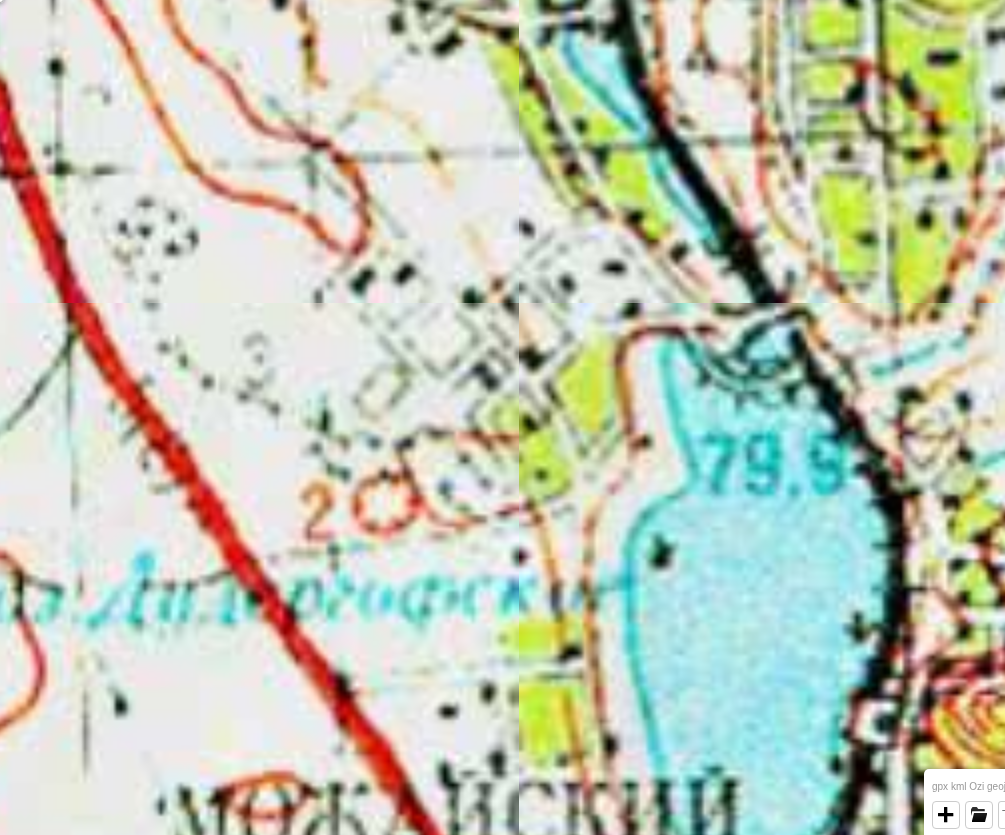
#> input picture scripts/data/topo95_59.7100_30.1000.png, 1005 x 835 px
$ python -i archi_classify_5.47.py   (imports and definitions only)
#> lines starting #> are read from the running program, lines starting #| are printed output that depends on the picture
#> further down, picture is the input picture: PIL image 1005x835 RGB; mean R, G, B 193.5, 199.7, 182.2
#!/usr/bin/env python3
"""5.47: классификатор «настоящий геоплан vs поэтажный план vs карта».

Признаки ПОЭТАЖНОГО плана (площади квартир — главный источник ЛОЖНЫХ
отметок): цветные заливки (сатурация), слова «Студия/комнат/Спальня/
Гостиная/Прихожая/Кухня/Экспликация/помещени/ЭТАЖ/Лестнич», повторы
одинаковых значений.
Признаки СТАРОЙ КАРТЫ: сепия, плотная городская сетка, «ул/пер/просп».
Признаки ГЕОПЛАНА: ч/б, мало повторов значений, слова «геоподоснова/
вертикальная планировка/рельеф/отметк/уклон/горизонталь/план земляных».

Выход: results/archi_scan_classified_5.47.json
"""
import json
import os
import re
import subprocess

from PIL import Image

REPO = "/home/z/my-project/spb45"
IMGDIR = "/home/z/my-project/wr/archi3/full"
CKPT = os.path.join(REPO, "results/archi_scan_5.47.ckpt.json")
OUT = os.path.join(REPO, "results/archi_scan_classified_5.47.json")

FLOOR_KW = re.compile(
    r"студи|комнат|спальн|гостин[ао]|прихож|кухн|экспликаци|помещени|этаж|"
    r"лестнич|корпус|мол|санузл|жил[аоы]|типолог", re.I)
GEO_KW = re.compile(
    r"геоподоснов|вертикальн|рельеф|отметк|уклон|горизонтал|план земляных|"
    r"генплан|красн[аы][яе] лин|бурени|сваи|геолог", re.I)
MAP_KW = re.compile(r"\bул\.|\bпер\.|просп\.|наб\.", re.I)


def colorfulness(im):
    small = im.convert("RGB").resize((400, 400))
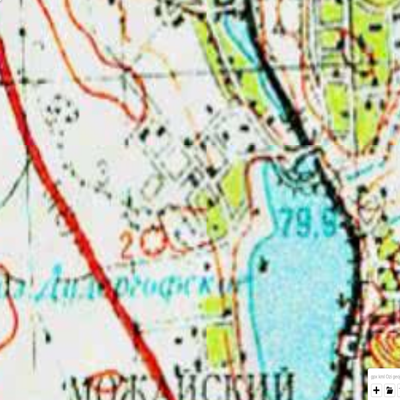
#> small: PIL image 400x400 RGB; mean R, G, B 193.5, 199.7, 182.2
    hsv = small.convert("HSV")
#> hsv: PIL image 400x400 HSV; mean H, S, V 79.5, 54.1, 210.4
    data = list(hsv.getdata())
#> data = 160000 items
    n = len(data)
#> n = 160000
    sat_sum = 0
    sat_cnt = 0
    for h, s, v in data:
        if v > 60 and v < 250:  # не белое и не чёрное
            sat_sum += s
            if s > 60:
                sat_cnt += 1
#> this loop made 160000 passes
#> (h, s, v, sat_sum) on passes 1 to 12: (0, 0, 226, 0), (201, 5, 203, 5), (212, 4, 221, 9), (14, 3, 233, 12), (42, 4, 233, 16), (49, 6, 234, 22), (49, 6, 234, 28), (49, 6, 234, 34), (49, 6, 234, 40), (49, 6, 234, 46), (49, 6, 234, 52), (49, 6, 234, 58)
#> sat_sum on passes 61, 62, 65, 66, 67, 68: 1341, 1377, 1486, 1627, 1787, 1939
#> after the loop, sat_cnt = 53574; sat_sum = 7943008
    return {"sat_mean": round(sat_sum / n, 1),
            "sat_frac": round(sat_cnt / n, 3)}


# [57 lines left out: functions ocr_text, main, not called in this run]


# [2 lines not run here, left out]

>>> from PIL import Image
>>> picture = Image.open('data/topo95_59.7100_30.1000.png')
>>> result = colorfulness(picture)
#> result = {'sat_mean': 49.6, 'sat_frac': 0.335}

$ run again, on scripts/data/topo95_59.7200_30.2000.png
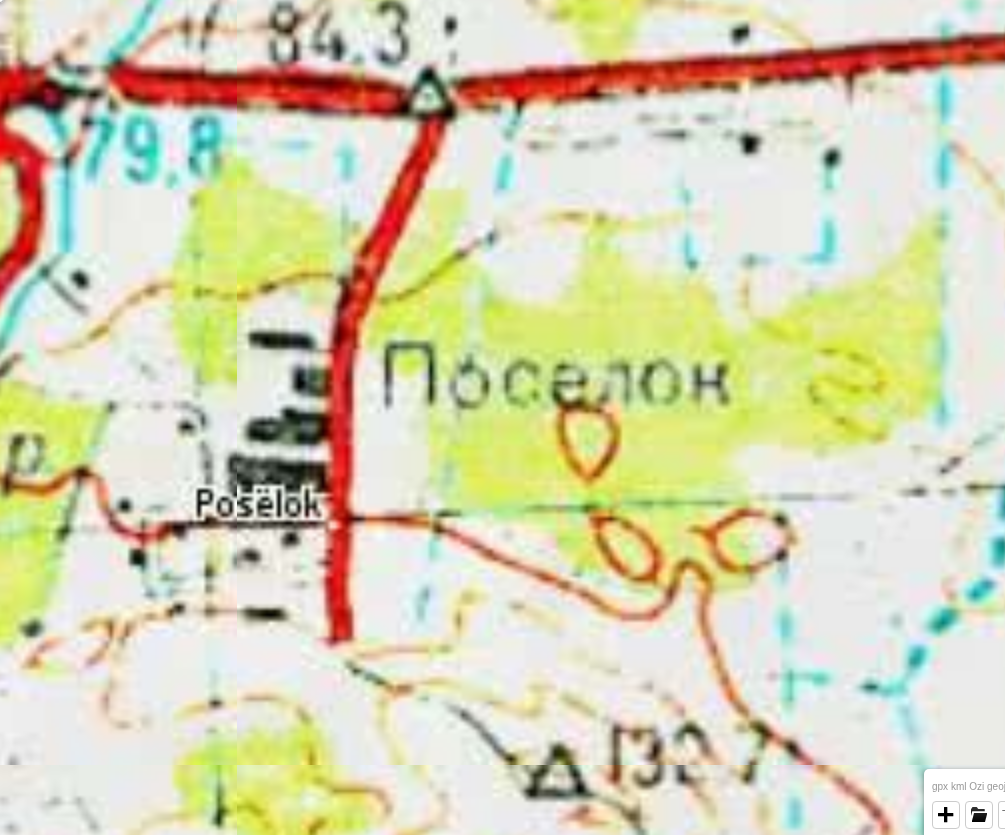
#> input picture scripts/data/topo95_59.7200_30.2000.png, 1005 x 835 px
#> picture is the input picture: PIL image 1005x835 RGB; mean R, G, B 214.7, 211.2, 179.9
#> in colorfulness, `small = im.convert("RGB").resize((400, 400))`:
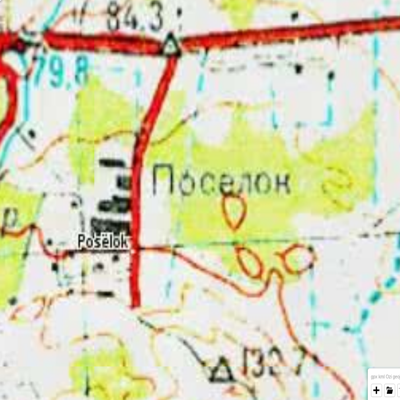
#> small: PIL image 400x400 RGB; mean R, G, B 214.7, 211.2, 179.8
#> hsv: PIL image 400x400 HSV; mean H, S, V 64.7, 56.8, 223.5
#> data = 160000 items
#> n = 160000
#> the loop in colorfulness, `for h, s, v in data:` made 160000 passes
#> (h, s, v, sat_sum) on passes 1 to 8: (170, 1, 227, 1), (21, 10, 201, 11), (29, 22, 217, 33), (33, 31, 228, 64), (37, 39, 226, 103), (38, 50, 219, 153), (40, 58, 211, 211), (41, 63, 204, 274)
#> after the loop in colorfulness, `for h, s, v in data:`: sat_cnt = 56397; sat_sum = 8846137
#> result = {'sat_mean': 55.3, 'sat_frac': 0.352}

$ run again, on scripts/data/topo95_59.7200_30.4500.png
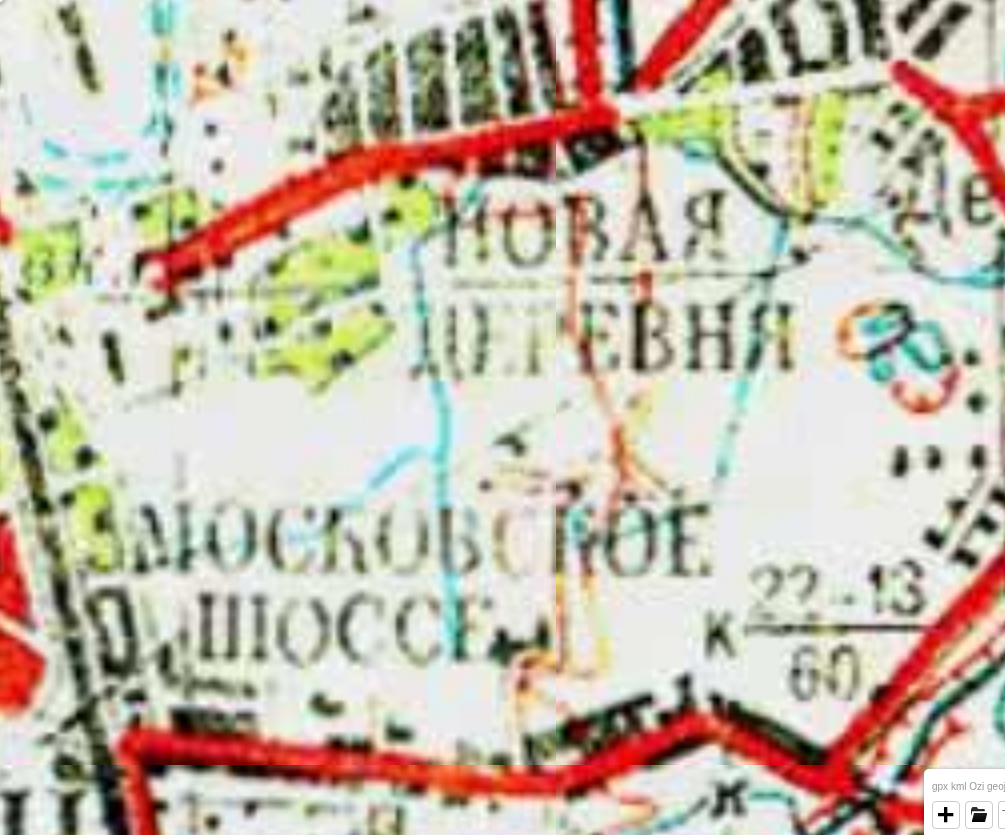
#> input picture scripts/data/topo95_59.7200_30.4500.png, 1005 x 835 px
#> picture is the input picture: PIL image 1005x835 RGB; mean R, G, B 196.6, 186.2, 170.2
#> in colorfulness, `small = im.convert("RGB").resize((400, 400))`:
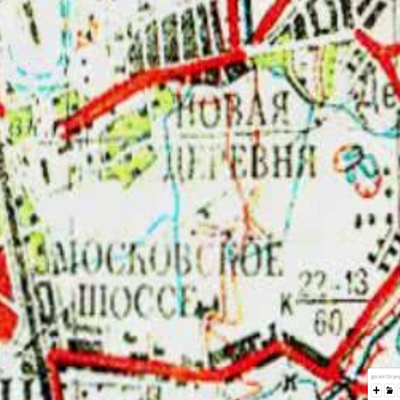
#> small: PIL image 400x400 RGB; mean R, G, B 196.6, 186.2, 170.2
#> hsv: PIL image 400x400 HSV; mean H, S, V 65.9, 50.5, 203.4
#> data = 160000 items
#> n = 160000
#> the loop in colorfulness, `for h, s, v in data:` made 160000 passes
#> (h, s, v, sat_sum) on passes 1 to 8: (0, 0, 226, 0), (48, 9, 198, 9), (47, 10, 218, 19), (51, 10, 235, 29), (51, 9, 236, 38), (51, 9, 231, 47), (50, 11, 234, 58), (53, 12, 238, 70)
#> after the loop in colorfulness, `for h, s, v in data:`: sat_cnt = 37314; sat_sum = 7451623
#> result = {'sat_mean': 46.6, 'sat_frac': 0.233}

$ run again, on scripts/data/topo95_59.7300_30.3500.png
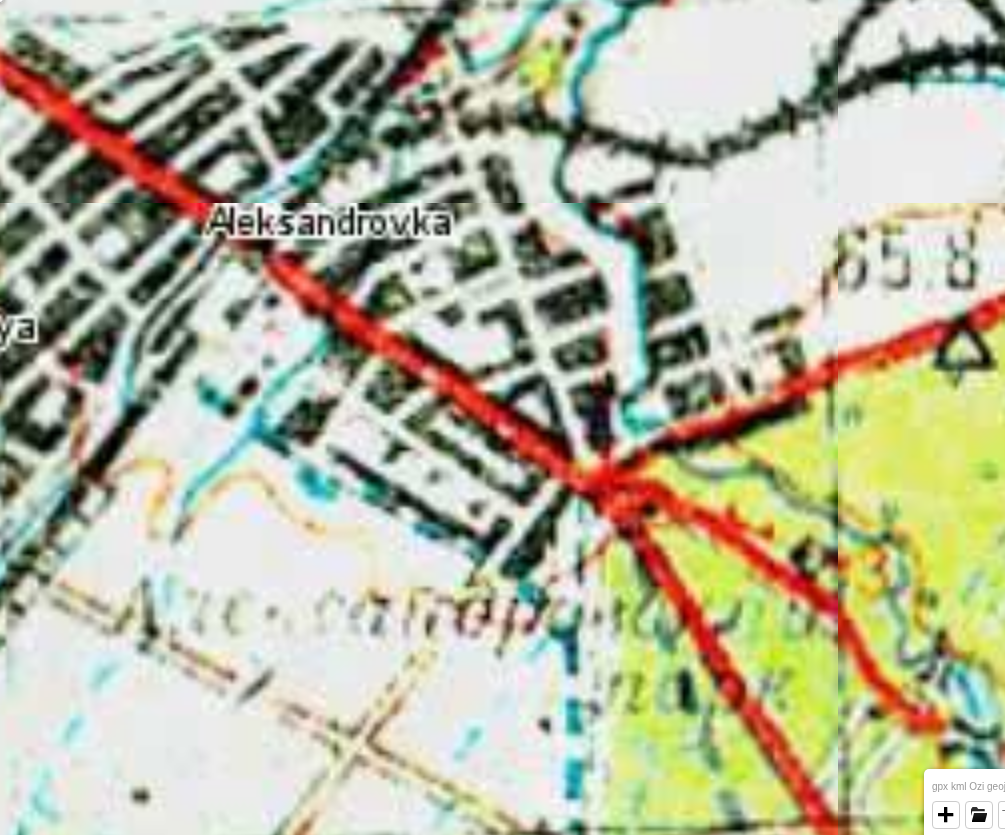
#> input picture scripts/data/topo95_59.7300_30.3500.png, 1005 x 835 px
#> picture is the input picture: PIL image 1005x835 RGB; mean R, G, B 182.7, 182.9, 158.7
#> in colorfulness, `small = im.convert("RGB").resize((400, 400))`:
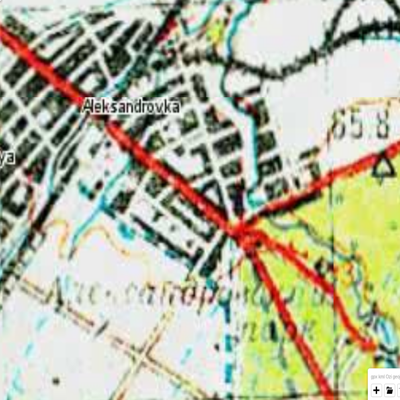
#> small: PIL image 400x400 RGB; mean R, G, B 182.7, 182.9, 158.7
#> hsv: PIL image 400x400 HSV; mean H, S, V 72.5, 57.7, 193.4
#> data = 160000 items
#> n = 160000
#> the loop in colorfulness, `for h, s, v in data:` made 160000 passes
#> (h, s, v, sat_sum) on passes 1 to 8: (0, 0, 226, 0), (56, 3, 201, 3), (56, 3, 221, 6), (113, 3, 236, 9), (116, 4, 236, 13), (116, 4, 235, 17), (116, 4, 234, 21), (116, 4, 233, 25)
#> after the loop in colorfulness, `for h, s, v in data:`: sat_cnt = 47433; sat_sum = 8042271
#> result = {'sat_mean': 50.3, 'sat_frac': 0.296}
